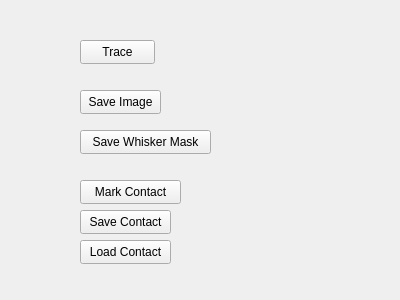
<?xml version="1.0" encoding="UTF-8"?>
<ui version="4.0">
 <class>Whisker_Widget</class>
 <widget class="QWidget" name="Whisker_Widget">
  <property name="geometry">
   <rect>
    <x>0</x>
    <y>0</y>
    <width>400</width>
    <height>300</height>
   </rect>
  </property>
  <property name="windowTitle">
   <string>Form</string>
  </property>
  <widget class="QPushButton" name="trace_button">
   <property name="geometry">
    <rect>
     <x>80</x>
     <y>40</y>
     <width>75</width>
     <height>24</height>
    </rect>
   </property>
   <property name="text">
    <string>Trace</string>
   </property>
  </widget>
  <widget class="QPushButton" name="save_image">
   <property name="geometry">
    <rect>
     <x>80</x>
     <y>90</y>
     <width>81</width>
     <height>24</height>
    </rect>
   </property>
   <property name="text">
    <string>Save Image</string>
   </property>
  </widget>
  <widget class="QPushButton" name="save_whisker_mask">
   <property name="geometry">
    <rect>
     <x>80</x>
     <y>130</y>
     <width>131</width>
     <height>24</height>
    </rect>
   </property>
   <property name="text">
    <string>Save Whisker Mask</string>
   </property>
  </widget>
  <widget class="QPushButton" name="contact_button">
   <property name="geometry">
    <rect>
     <x>80</x>
     <y>180</y>
     <width>101</width>
     <height>24</height>
    </rect>
   </property>
   <property name="text">
    <string>Mark Contact</string>
   </property>
  </widget>
  <widget class="QPushButton" name="save_contact_button">
   <property name="geometry">
    <rect>
     <x>80</x>
     <y>210</y>
     <width>91</width>
     <height>24</height>
    </rect>
   </property>
   <property name="text">
    <string>Save Contact</string>
   </property>
  </widget>
  <widget class="QPushButton" name="load_contact_button">
   <property name="geometry">
    <rect>
     <x>80</x>
     <y>240</y>
     <width>91</width>
     <height>24</height>
    </rect>
   </property>
   <property name="text">
    <string>Load Contact</string>
   </property>
  </widget>
 </widget>
 <resources/>
 <connections/>
</ui>
